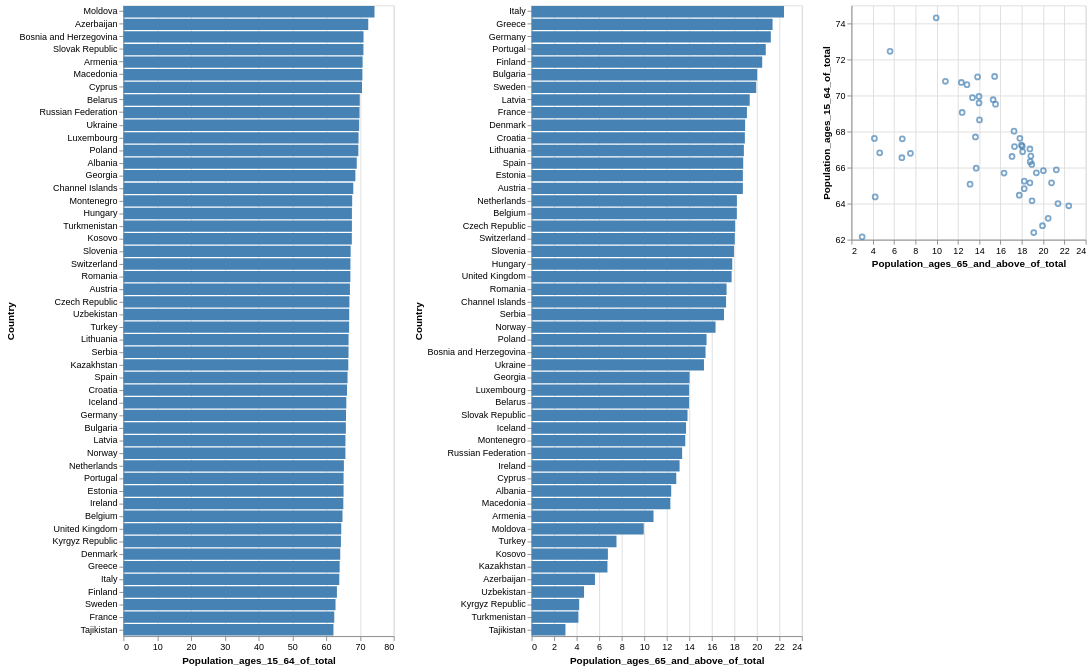

This figure's Vega-Lite source:
### Vega-Lite specification from a JSON file in a GitHub repository (floating-point values rounded to 4 significant figures)
{"$schema": "https://vega.github.io/schema/vega-lite/v5.json", "data": {"values": [{"Code": "ALB", "Country": "Albania", "Population_ages_15_64_of_total": 69.06, "Population_ages_65_and_above_of_total": 12.4}, {"Code": "ARM", "Country": "Armenia", "Population_ages_15_64_of_total": 70.79, "Population_ages_65_and_above_of_total": 10.83}, {"Code": "AUT", "Country": "Austria", "Population_ages_15_64_of_total": 67.03, "Population_ages_65_and_above_of_total": 18.76}, {"Code": "AZE", "Country": "Azerbaijan", "Population_ages_15_64_of_total": 72.46, "Population_ages_65_and_above_of_total": 5.626}, {"Code": "BLR", "Country": "Belarus", "Population_ages_15_64_of_total": 69.95, "Population_ages_65_and_above_of_total": 13.98}, {"Code": "BEL", "Country": "Belgium", "Population_ages_15_64_of_total": 64.83, "Population_ages_65_and_above_of_total": 18.22}, {"Code": "BIH", "Country": "Bosnia and Herzegovina", "Population_ages_15_64_of_total": 71.06, "Population_ages_65_and_above_of_total": 15.44}, {"Code": "BGR", "Country": "Bulgaria", "Population_ages_15_64_of_total": 65.83, "Population_ages_65_and_above_of_total": 20.03}, {"Code": "CHI", "Country": "Channel Islands", "Population_ages_15_64_of_total": 68.02, "Population_ages_65_and_above_of_total": 17.27}, {"Code": "HRV", "Country": "Croatia", "Population_ages_15_64_of_total": 66.17, "Population_ages_65_and_above_of_total": 18.94}, {"Code": "CYP", "Country": "Cyprus", "Population_ages_15_64_of_total": 70.6, "Population_ages_65_and_above_of_total": 12.85}, {"Code": "CZE", "Country": "Czech Republic", "Population_ages_15_64_of_total": 66.88, "Population_ages_65_and_above_of_total": 18.08}, {"Code": "DNK", "Country": "Denmark", "Population_ages_15_64_of_total": 64.16, "Population_ages_65_and_above_of_total": 18.96}, {"Code": "EST", "Country": "Estonia", "Population_ages_15_64_of_total": 65.15, "Population_ages_65_and_above_of_total": 18.76}, {"Code": "FIN", "Country": "Finland", "Population_ages_15_64_of_total": 63.18, "Population_ages_65_and_above_of_total": 20.48}, {"Code": "FRA", "Country": "France", "Population_ages_15_64_of_total": 62.4, "Population_ages_65_and_above_of_total": 19.12}, {"Code": "GEO", "Country": "Georgia", "Population_ages_15_64_of_total": 68.65, "Population_ages_65_and_above_of_total": 14.03}, {"Code": "DEU", "Country": "Germany", "Population_ages_15_64_of_total": 65.87, "Population_ages_65_and_above_of_total": 21.24}, {"Code": "GRC", "Country": "Greece", "Population_ages_15_64_of_total": 64.0, "Population_ages_65_and_above_of_total": 21.4}, {"Code": "HUN", "Country": "Hungary", "Population_ages_15_64_of_total": 67.62, "Population_ages_65_and_above_of_total": 17.82}, {"Code": "ISL", "Country": "Iceland", "Population_ages_15_64_of_total": 65.97, "Population_ages_65_and_above_of_total": 13.71}, {"Code": "IRL", "Country": "Ireland", "Population_ages_15_64_of_total": 65.08, "Population_ages_65_and_above_of_total": 13.14}, {"Code": "ITA", "Country": "Italy", "Population_ages_15_64_of_total": 63.88, "Population_ages_65_and_above_of_total": 22.41}, {"Code": "KAZ", "Country": "Kazakhstan", "Population_ages_15_64_of_total": 66.55, "Population_ages_65_and_above_of_total": 6.736}, {"Code": "XKX", "Country": "Kosovo", "Population_ages_15_64_of_total": 67.6, "Population_ages_65_and_above_of_total": 6.776}, {"Code": "KGZ", "Country": "Kyrgyz Republic", "Population_ages_15_64_of_total": 64.37, "Population_ages_65_and_above_of_total": 4.227}, {"Code": "LVA", "Country": "Latvia", "Population_ages_15_64_of_total": 65.71, "Population_ages_65_and_above_of_total": 19.37}, {"Code": "LTU", "Country": "Lithuania", "Population_ages_15_64_of_total": 66.64, "Population_ages_65_and_above_of_total": 18.85}, {"Code": "LUX", "Country": "Luxembourg", "Population_ages_15_64_of_total": 69.58, "Population_ages_65_and_above_of_total": 13.98}, {"Code": "MDA", "Country": "Moldova", "Population_ages_15_64_of_total": 74.31, "Population_ages_65_and_above_of_total": 9.958}, {"Code": "MNE", "Country": "Montenegro", "Population_ages_15_64_of_total": 67.7, "Population_ages_65_and_above_of_total": 13.65}, {"Code": "NLD", "Country": "Netherlands", "Population_ages_15_64_of_total": 65.25, "Population_ages_65_and_above_of_total": 18.23}, {"Code": "NOR", "Country": "Norway", "Population_ages_15_64_of_total": 65.7, "Population_ages_65_and_above_of_total": 16.33}, {"Code": "POL", "Country": "Poland", "Population_ages_15_64_of_total": 69.52, "Population_ages_65_and_above_of_total": 15.53}, {"Code": "PRT", "Country": "Portugal", "Population_ages_15_64_of_total": 65.16, "Population_ages_65_and_above_of_total": 20.79}, {"Code": "ROU", "Country": "Romania", "Population_ages_15_64_of_total": 67.17, "Population_ages_65_and_above_of_total": 17.31}, {"Code": "RUS", "Country": "Russian Federation", "Population_ages_15_64_of_total": 69.88, "Population_ages_65_and_above_of_total": 13.37}, {"Code": "SRB", "Country": "Serbia", "Population_ages_15_64_of_total": 66.62, "Population_ages_65_and_above_of_total": 17.08}, {"Code": "SVK", "Country": "Slovak Republic", "Population_ages_15_64_of_total": 71.03, "Population_ages_65_and_above_of_total": 13.85}, {"Code": "SVN", "Country": "Slovenia", "Population_ages_15_64_of_total": 67.25, "Population_ages_65_and_above_of_total": 17.97}, {"Code": "ESP", "Country": "Spain", "Population_ages_15_64_of_total": 66.33, "Population_ages_65_and_above_of_total": 18.79}, {"Code": "SWE", "Country": "Sweden", "Population_ages_15_64_of_total": 62.77, "Population_ages_65_and_above_of_total": 19.94}, {"Code": "CHE", "Country": "Switzerland", "Population_ages_15_64_of_total": 67.18, "Population_ages_65_and_above_of_total": 18.04}, {"Code": "TJK", "Country": "Tajikistan", "Population_ages_15_64_of_total": 62.16, "Population_ages_65_and_above_of_total": 3.006}, {"Code": "TUR", "Country": "Turkey", "Population_ages_15_64_of_total": 66.79, "Population_ages_65_and_above_of_total": 7.539}, {"Code": "TKM", "Country": "Turkmenistan", "Population_ages_15_64_of_total": 67.62, "Population_ages_65_and_above_of_total": 4.155}, {"Code": "UKR", "Country": "Ukraine", "Population_ages_15_64_of_total": 69.77, "Population_ages_65_and_above_of_total": 15.31}, {"Code": "GBR", "Country": "United Kingdom", "Population_ages_15_64_of_total": 64.47, "Population_ages_65_and_above_of_total": 17.76}, {"Code": "UZB", "Country": "Uzbekistan", "Population_ages_15_64_of_total": 66.82, "Population_ages_65_and_above_of_total": 4.658}, {"Code": "MKD", "Country": "Macedonia", "Population_ages_15_64_of_total": 70.72, "Population_ages_65_and_above_of_total": 12.32}]}, "hconcat": [{"mark": "bar", "height": 700, "params": [{"name": "brush", "select": {"type": "interval", "encodings": ["y"]}}], "encoding": {"y": {"field": "Country", "type": "ordinal", "sort": "-x"}, "x": {"field": "Population_ages_15_64_of_total", "type": "quantitative"}, "color": {"condition": {"param": "brush", "empty": false, "value": "goldenrod"}, "value": "steelblue"}}}, {"mark": "bar", "height": 700, "params": [{"name": "brush", "select": {"type": "interval", "encodings": ["y"]}}], "encoding": {"y": {"field": "Country", "type": "ordinal", "sort": "-x"}, "x": {"field": "Population_ages_65_and_above_of_total", "type": "quantitative"}, "color": {"condition": {"param": "brush", "empty": false, "value": "goldenrod"}, "value": "steelblue"}}}, {"mark": "point", "width": 260, "height": 260, "params": [{"name": "brush", "select": "interval"}], "encoding": {"y": {"field": "Population_ages_15_64_of_total", "type": "quantitative", "scale": {"zero": false}}, "x": {"field": "Population_ages_65_and_above_of_total", "type": "quantitative", "scale": {"zero": false}}, "color": {"condition": {"param": "brush", "empty": false, "value": "goldenrod"}, "value": "steelblue"}}}]}
